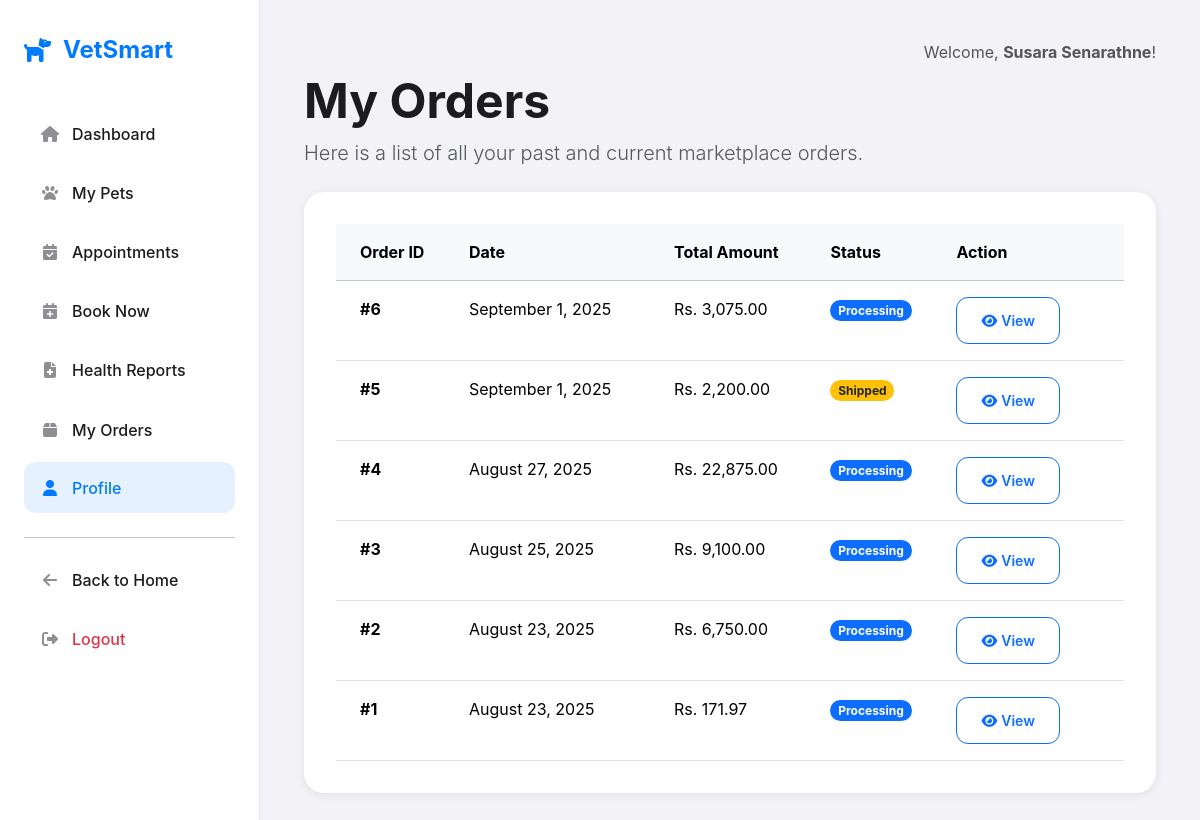
The app's page /VetSmart/client/my_orders.php (signed in) with its own data.
### tables this page shows
CREATE TABLE `orders` (
  `order_id` int(11) NOT NULL,
  `client_id` int(11) NOT NULL,
  `total_amount` decimal(10,2) NOT NULL,
  `shipping_address` text NOT NULL,
  `order_status` enum('Pending','Processing','Shipped','Delivered','Cancelled') NOT NULL DEFAULT 'Pending',
  `stripe_payment_intent_id` varchar(255) NOT NULL,
  `order_date` timestamp NOT NULL DEFAULT current_timestamp()
);

### VetSmart/client/my_orders.php (the view, shortened to what this page needs)
<?php
include 'includes/header.php';
$client_id = $_SESSION['user_id'];
$orders = [];
$sql = "SELECT order_id, order_date, total_amount, order_status FROM orders WHERE client_id = ? ORDER BY order_date DESC";
$stmt = mysqli_prepare($conn, $sql);
mysqli_stmt_bind_param($stmt, "i", $client_id);
mysqli_stmt_execute($stmt);
$result = mysqli_stmt_get_result($stmt);
if ($result) {
    while ($row = mysqli_fetch_assoc($result)) {
        $orders[] = $row;
    }
}
function get_order_status_badge($status) {
    switch ($status) {
        case 'Processing': return 'badge rounded-pill bg-primary';
        case 'Shipped': return 'badge rounded-pill bg-warning text-dark';
    }
}
?>
<h1 class="display-5 fw-bold mb-2">My Orders</h1>
<p class="lead text-muted mb-4">Here is a list of all your past and current marketplace orders.</p>
<div class="card">
    <div class="card-body p-0">
        <?php if (empty($orders)): ?>
            <div class="text-center p-5">
                <i class="fas fa-receipt fa-3x text-muted mb-3"></i>
                <h4 class="fw-bold">No Orders Yet</h4>
                <p class="text-muted">You haven't placed any orders. When you do, they will appear here.</p>
                <a href="../marketplace.php" class="btn btn-primary mt-3">
                    <i class="fas fa-store me-2"></i>Visit the Marketplace
                </a>
            </div>
        <?php else: ?>
            <div class="table-responsive">
                <table class="table table-hover mb-0">
                    <thead class="table-light">
                        <tr>
                            <th scope="col" class="py-3 ps-4">Order ID</th>
                            <th scope="col" class="py-3">Date</th>
                            <th scope="col" class="py-3">Total Amount</th>
                            <th scope="col" class="py-3">Status</th>
                            <th scope="col" class="py-3 pe-4">Action</th>
                        </tr>
                    </thead>
                    <tbody>
                        <?php foreach ($orders as $order): ?>
                            <tr>
                                <td class="py-3 ps-4 fw-bold">#<?php echo htmlspecialchars($order['order_id']); ?></td>
                                <td class="py-3"><?php echo date('F j, Y', strtotime($order['order_date'])); ?></td>
                                <td class="py-3">Rs. <?php echo number_format($order['total_amount'], 2); ?></td>
                                <td class="py-3">
                                    <span class="<?php echo get_order_status_badge($order['order_status']); ?>">
                                        <?php echo htmlspecialchars($order['order_status']); ?>
                                    </span>
                                </td>
                                <td class="py-3 pe-4">
                                    <a href="view_order.php?order_id=<?php echo $order['order_id']; ?>" class="btn btn-sm btn-outline-primary">
                                        <i class="fas fa-eye me-1"></i>View
                                    </a>
                                </td>
                            </tr>
                        <?php endforeach; ?>
                    </tbody>
                </table>
            </div>
        <?php endif; ?>
    </div>
</div>
<?php
include 'includes/footer.php';
?>

### VetSmart/client/includes/header.php (style rules this page uses)
:root { --ios-blue: #007AFF; --ios-green: #34C759; --ios-red: #FF3B30; --ios-gray: #8E8E93; --ios-light-gray: #F2F2F7; --ios-dark-gray: #1C1C1E; --ios-white: #FFFFFF; --shadow-light: 0 2px 10px rgba(0,0,0,0.08); --border-radius: 12px; --border-radius-lg: 20px; }
body { font-family: -apple-system, BlinkMacSystemFont, 'SF Pro Display', 'Segoe UI', Roboto, sans-serif; background-color: var(--ios-light-gray); color: var(--ios-dark-gray); }
.card { border: none; border-radius: var(--border-radius-lg); background: var(--ios-white); box-shadow: var(--shadow-light); padding: 2rem; }
.btn { border-radius: var(--border-radius); font-weight: 600; padding: 12px 24px; }

### records on screen
orders: order_id "6", order_date "September 1, 2025", total_amount "3,075.00", order_status "Processing"
orders: order_id "5", order_date "September 1, 2025", total_amount "2,200.00", order_status "Shipped"
orders: order_id "4", order_date "August 27, 2025", total_amount "22,875.00", order_status "Processing"
orders: order_id "3", order_date "August 25, 2025", total_amount "9,100.00", order_status "Processing"
orders: order_id "2", order_date "August 23, 2025", total_amount "6,750.00", order_status "Processing"
orders: order_id "1", order_date "August 23, 2025", total_amount "171.97", order_status "Processing"

### other values on screen
$_SESSION['full_name'] "Susara Senarathne"
